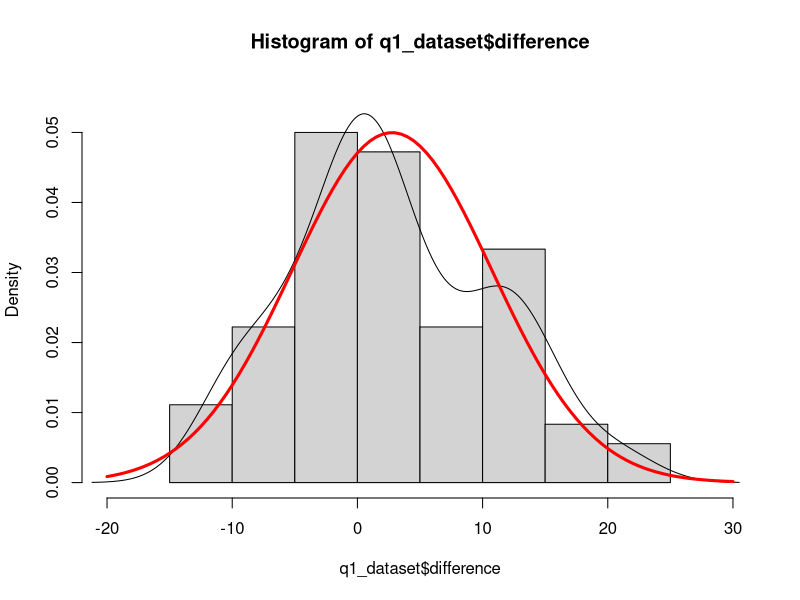
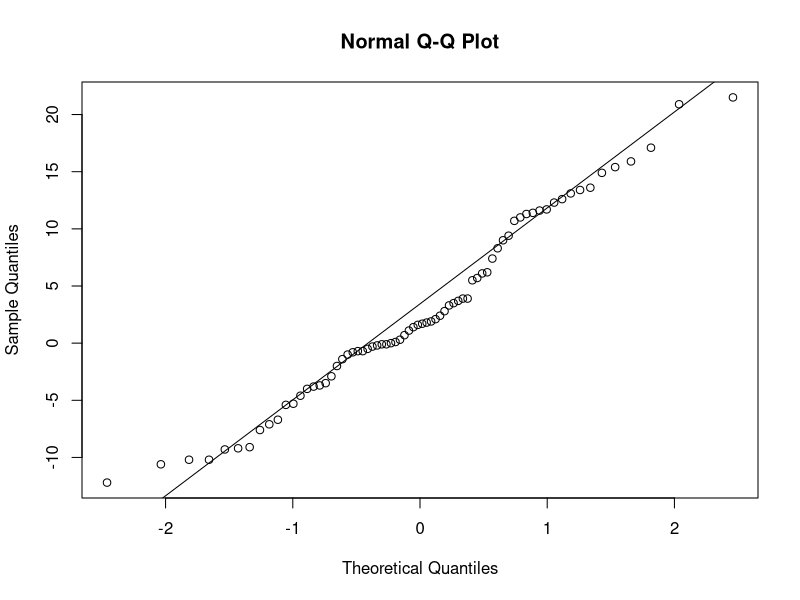
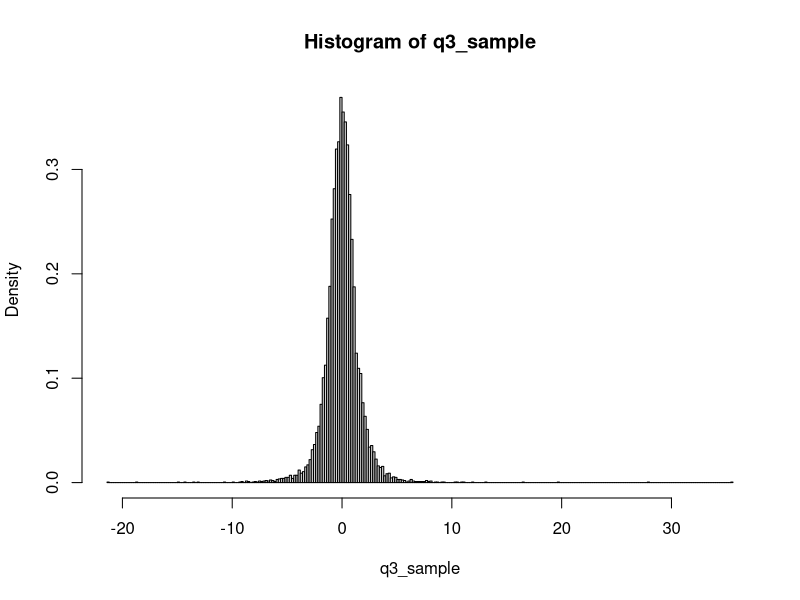
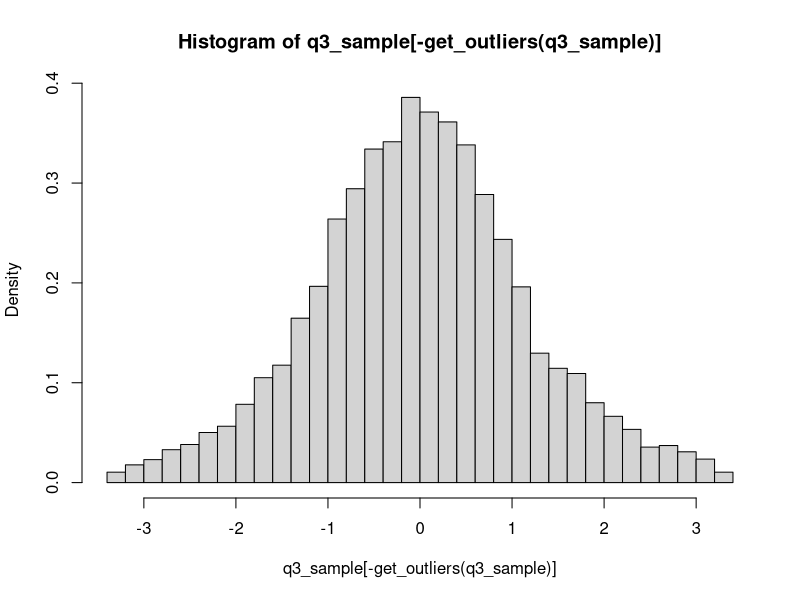

The R source for these figures, in order:
# Ciarán Ó hAoláin - 17309103

# Imports
require(MASS)
require(microbenchmark)

# Q1
## (a)
? anorexia
q1_dataset <- anorexia
q1_dataset$difference <- anorexia$Postwt - anorexia$Prewt

## (b)
tapply(q1_dataset$difference, q1_dataset$Treat, median)
# Family Treatment appears to be the most effective

## (c)
hist(
  q1_dataset$difference,
  freq = FALSE,
  ylim = c(0, 0.055),
  xlim = c(-20, 30)
)
lines(density(q1_dataset$difference, bw = 3))

## (d)
mu <- mean(q1_dataset$difference)
sigma <- sd(q1_dataset$difference)
curve(
  dnorm(x, mean = mu, sd = sigma),
  col = "red",
  add = TRUE,
  lwd = 3
)

## (e)
qq <- qqnorm(q1_dataset$difference, plot = TRUE)
qqline(q1_dataset$difference)
cor(qq$x, qq$y)
# Result is 0.9889619, which indicates a strong positive correlation.
# This suggests (crudely) the validity of the assumption of normality.


# Q2
## (a)
X <-
  matrix(c(1, 0, 2, 1, 5, 1, 1, 4, 2, 6, 2, 1, 2, 3, 7),
         ncol = 5,
         byrow = TRUE)
X

## (b)
? svd
X_svd <- svd(X)

## (c)
U <- X_svd$u
V <- X_svd$v

X_svd$d
D_plus <- matrix(0, nrow = 3, ncol = 3)
diag(D_plus) <- 1 / X_svd$d
D_plus

## (d)
Z <- V %*% D_plus %*% sapply(seq(nrow(U)), function(i)
  U[i, ])
Z

## (e)
all.equal(ginv(X), Z)
all.equal(X %*% Z %*% X, X)
# Both true


# Q3
set.seed(17309103)
? rt
q3_sample <- rt(10000, df = 3)

## (a)
hist(q3_sample, freq = FALSE, breaks = "Scott")

## (b)
mu_hat <- mean(q3_sample)
sigma_hat <- sd(q3_sample)

## (c)
get_outliers <- function(x, crit = qnorm(0.975)) {
  ll <- mu_hat - crit * sigma_hat
  ul <- mu_hat + crit * sigma_hat
  which(x < ll | x > ul)
}
length(get_outliers(q3_sample)) / length(q3_sample)
# 4.35% lie outside the range.

## (d)
hist(q3_sample[-get_outliers(q3_sample)], freq = FALSE, breaks = "Scott")


# Q4
## (a)
rdirichlet1 <- function(alpha, K = length(alpha)) {
  variates <- rgamma(K, alpha, rate = 1)
  return(variates / sum(variates))
}

## (b)
all.equal(sum(rdirichlet1(1, K = 10)), 1)
# TRUE
all.equal(sum(rdirichlet1(c(2, 5, 1, 25, 66))), 1)
# TRUE also

## (c)
rdirichlet2 <- function(alpha, K = length(alpha)) {
  if (K < 2)
    warning("K is < 2, K should be >= 2")
  if (length(alpha) != K && length(alpha) != 1)
    return(stop("If alpha is a vector, K must be the length of alpha"))
  variates <- rgamma(K, alpha, rate = 1)
  return(variates / sum(variates))
}

## (d)
system.time(replicate(100000, rdirichlet2(seq(0.5, 5, by = 0.5))))
# elapsed: 2.268 seconds

## (e)
rdirichlet3 <- function(alpha, K = length(alpha)) {
  if (K < 2)
    warning("K is < 2, K should be >= 2")
  if (length(alpha) != K && length(alpha) != 1)
    return(stop("If alpha is a vector, K must be the length of alpha"))
  # Optimise if distribution is symmetric uniform
  if (all(alpha == 1)) {
    variates <- rexp(K)
  } else {
    variates <- rgamma(K, alpha, rate = 1)
  }
  return(variates / sum(variates))
}
? microbenchmark
x <-
  microbenchmark(rdirichlet2(1, K = 10),
                 rdirichlet3(1, K = 10),
                 times = 100000)
medians <- summary(x)$median
# 4.594 microseconds for rdirichlet2,
# 3.412 microseconds for rdirichlet3
medians[2] / medians[1]
# 0.7427079
# It takes about 26% less time to run rdirichlet3 in this special case,
# a significant improvement.
